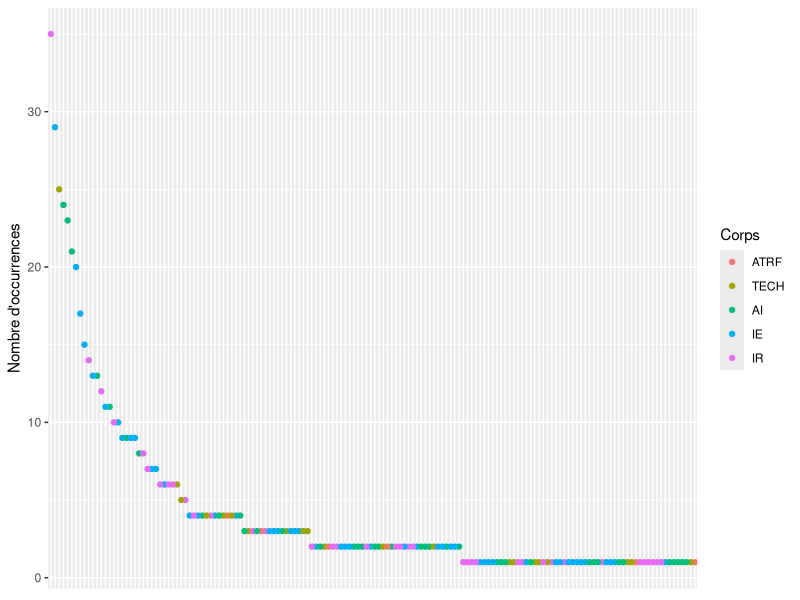
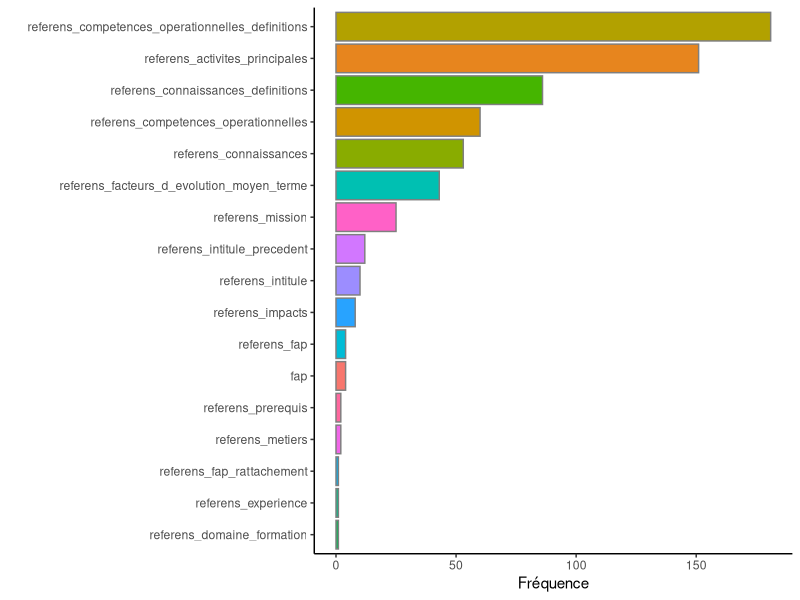
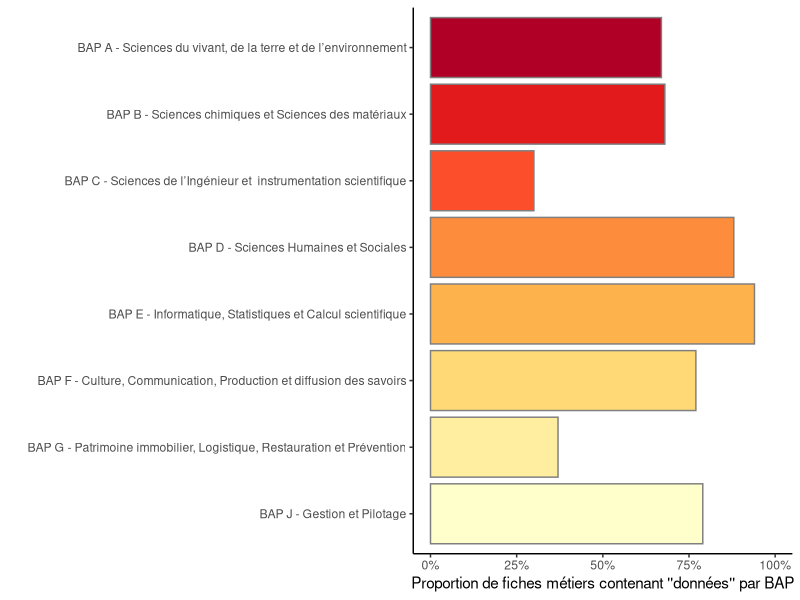
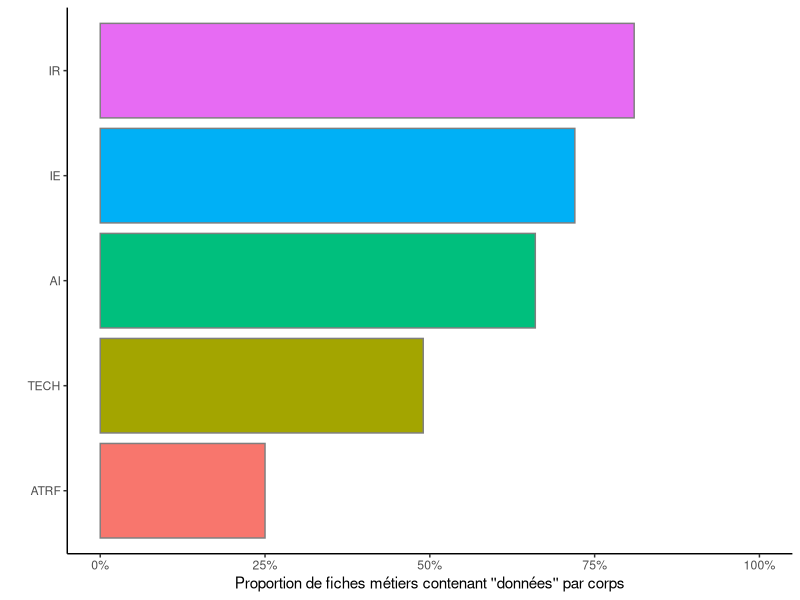
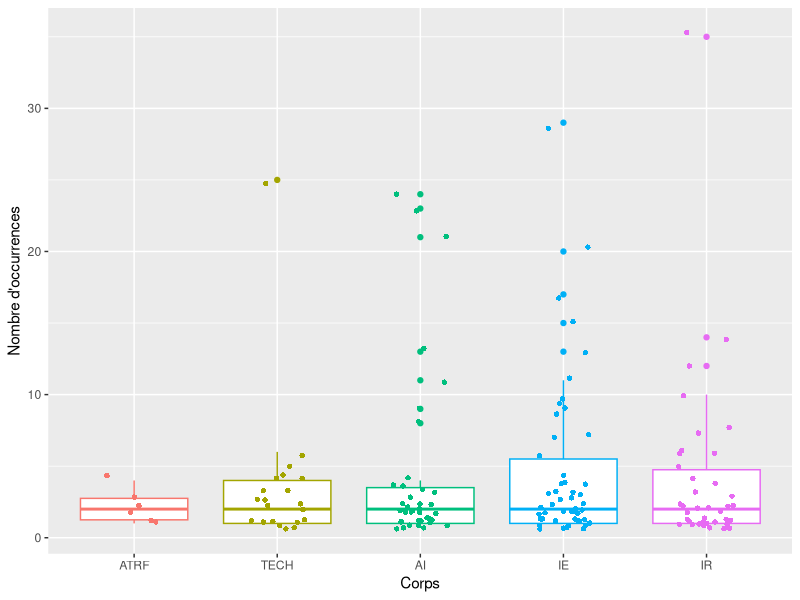

These figures' R source, in order: (Note: this script raises an error after producing the figures.)
## ---- chunk 1
knitr::opts_chunk$set(echo = TRUE)
library(tidyr, quietly = TRUE)
library(dplyr, quietly = TRUE)
library(tibble, quietly = TRUE)
library(stringr, quietly = TRUE)
library(ggplot2, quietly = TRUE)
library(forcats, quietly = TRUE)
library(tm, quietly = TRUE)
library(RColorBrewer, quietly = TRUE)
library(knitr, quietly = TRUE)
## ---- chunk 2
data <- read.csv2("fr-esr_referentiel_metier_referens_3.csv") %>%
  mutate(Id = row_number())
names(data) #noms de colonnes

variables <- data %>%
  select(-Id) %>%
  colnames()
## ---- chunk 3
donnees <- "Donnees|donnees|Données|données|Donnee|donnee|Donnée|donnée"
## ---- chunk 4
denombrement <- data %>%
  column_to_rownames("Id") %>%
  #select(Nom des colonnes, séparées par une virgule) %>%
  mutate_all(str_count, donnees) %>%
  mutate(somme = rowSums(.)) %>%
  rownames_to_column("Id") %>%
  filter(somme > 0) %>%
  arrange(desc(somme))
  
data_filtered <- data %>%
  filter(Id %in% denombrement$Id) %>%
  mutate(Id = as.character(Id)) %>%
  left_join(denombrement %>% select(Id, somme), by = "Id") %>%
  arrange(desc(somme))
## ---- chunk 5
# Classer les corps dans l'ordre hiérarchique
ordre_corps <- c("ATRF", "TECH", "AI", "IE", "IR")

data_filtered %>%
    mutate(referens_id = fct_reorder(referens_id, -somme),
         referens_cs=factor(referens_cs, levels = ordre_corps)) %>%
  ggplot(aes(x = referens_id, y = somme, color=referens_cs)) +
  geom_point() +
  labs(y = "Nombre d'occurrences", color="Corps") +
  theme(axis.title.x=element_blank(),
        axis.text.x=element_blank(),
        axis.ticks.x=element_blank())
## ---- chunk 6
denombrement %>%
  select(-somme) %>%
  column_to_rownames("Id") %>%
  summarise_all(sum) %>%
  rownames_to_column("Id") %>%
  gather("variable", "somme", -Id) %>%
  filter(somme > 0) %>%
  ggplot(aes(x=fct_reorder(variable, somme), y = somme)) +
  geom_col(aes(fill = variable), color = "grey50") +
  labs(x = "", y = "Fréquence")+
  coord_flip()+
  theme_classic() +
  theme(legend.position = "none")
## ---- chunk 7
BAP_filtered <- data_filtered %>%
  count(bap) %>%
  arrange(bap)

BAP <- data %>%
  count(bap)

BAP_filtered_pourcentage <- BAP_filtered %>%
  left_join(BAP, BAP_filtered, by = "bap") %>%
  mutate(pourcentage_bap=round(n.x/n.y,2),
         bap=fct_reorder(bap, bap, .desc = TRUE))

BAP_filtered_pourcentage %>%
  ggplot(aes(x = bap, y = pourcentage_bap)) +
  geom_col(aes(fill = bap), color = "grey50") +
  labs(x = "", y = "Proportion de fiches métiers contenant ''données'' par BAP") +
  coord_flip() +
  theme_classic() +
  theme(legend.position = "none") +
  scale_fill_manual(values = brewer.pal(8, "YlOrRd")) +
  scale_y_continuous(labels = scales::percent, limits = c(0,1))
## ---- chunk 8

corps_filtered <- data_filtered %>%
  count(referens_cs) %>%
  arrange(desc(n))

corps <- data %>%
  count(referens_cs)

corps_filtered_pourcentage <- corps_filtered %>%
  left_join(corps, corps_filtered, by = "referens_cs") %>%
  mutate(pourcentage_corps=round(n.x/n.y,2),
         referens_cs=factor(referens_cs, levels = ordre_corps))

corps_filtered_pourcentage %>%
  ggplot(aes(x = referens_cs, y = pourcentage_corps)) +
  geom_col(aes(fill = referens_cs), color = "grey50") +
  labs(x = "", y = "Proportion de fiches métiers contenant ''données'' par corps") +
  coord_flip() +
  theme_classic() +
  theme(legend.position = "none") +
  scale_y_continuous(labels = scales::percent, limits = c(0,1))
## ---- chunk 9
intitule_TRUE <- denombrement %>%
  filter(denombrement$referens_intitule >0 | denombrement$referens_metiers >0)

intitule_filtered <- data_filtered %>%
  filter(Id %in% intitule_TRUE$Id) %>%
  mutate(Id = as.character(Id),
         referens_cs=factor(referens_cs, levels = ordre_corps)) %>%
  left_join(data_filtered %>% select(Id, somme), by = "Id") %>%
  select(referens_intitule, referens_metiers, bap, referens_fap, referens_cs) %>%
  group_by(bap) %>%
  arrange(referens_cs, .by_group = TRUE)
## ---- chunk 10
kable(intitule_filtered, caption = "Métiers incluant le terme 'données' dans leur intitulé")
## ---- chunk 11
top_metiers <- data_filtered %>%
  filter(somme >= 15) %>%
  arrange(desc(somme)) %>%
  select (referens_intitule, bap, referens_fap, referens_cs, somme)

kable(top_metiers, caption = "Métiers incluant au moins 15 fois le terme 'données'")
## ---- chunk 12
data_filtered %>%
      mutate(referens_cs=factor(referens_cs, levels = ordre_corps)) %>%
  ggplot(aes(x = referens_cs, y = somme, color=referens_cs)) +
    geom_boxplot()+
  geom_jitter(shape=16, position=position_jitter (0.2)) +
    labs(x= "Corps", y = "Nombre d'occurrences", color="Corps")+
  theme(legend.position = "none")
## ---- chunk 13
evolution_metiers <- data %>%
  filter(Id %in% denombrement$Id) %>%
  filter(denombrement$referens_facteur_d_evolution_moyen_terme >0) %>%
  mutate(Id = as.character(Id)) %>%
  left_join(denombrement %>% select(Id, somme), by = "Id")

kable(evolution_metiers, caption = "Métiers incluant le terme 'données' dans les facteurs d'évolution à moyen terme")
## ---- chunk 14
suppression_metiers <- data %>%
    filter(Id %in% denombrement$Id) %>%
    filter(denombrement$referens_intitule_precedent >0) %>%
    filter(denombrement$referens_intitule == 0) %>%
  mutate(Id = as.character(Id)) %>%
  left_join(denombrement %>% select(Id, somme), by = "Id") %>%
  arrange(desc(somme)) %>%
  select(referens_intitule, bap, referens_fap, referens_intitule_precedent, referens_cs) %>%
  group_by(bap)

kable(evolution_metiers, caption = "Métiers dont l'ancien intitulé incluait le terme 'données' mais pas l'intitulé actuel")
